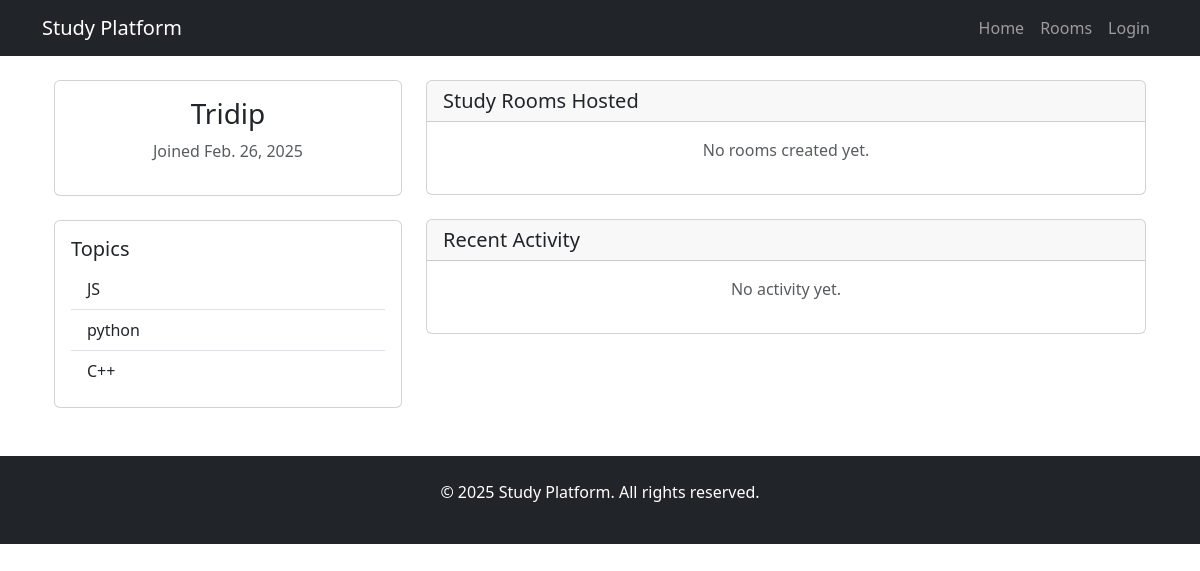
/profile/Tridip/, run on an earlier commit of the app's database.
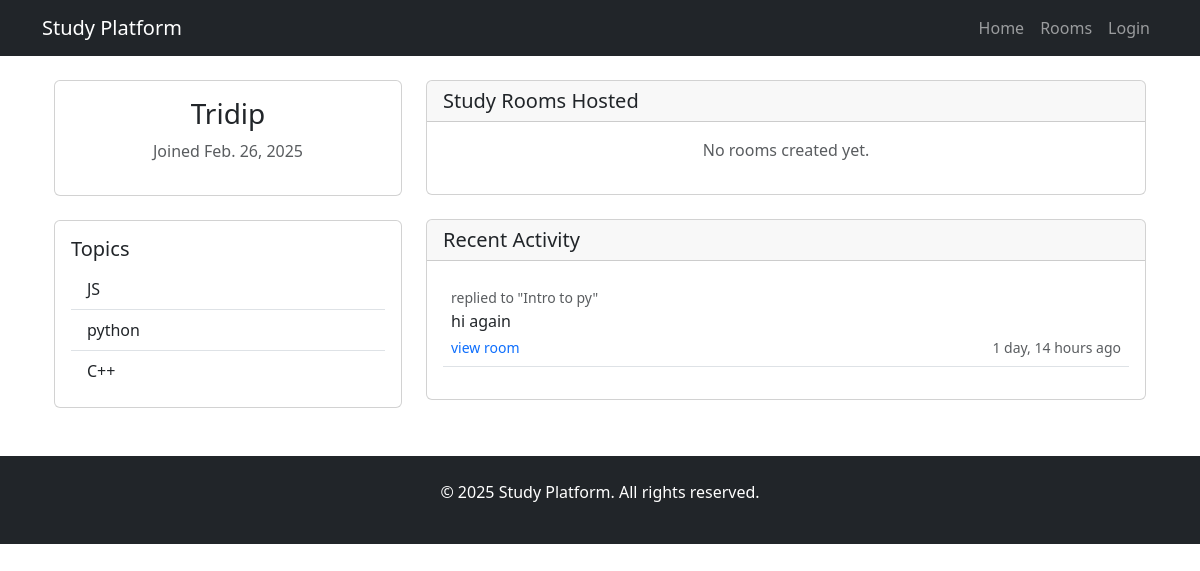
And on a later commit of the database.
### base/models.py (models this page shows, shortened)
class Topic(models.Model):
    name=models.CharField(max_length=200)

class Message(models.Model):
    user = models.ForeignKey(User, on_delete=models.CASCADE)
    room= models.ForeignKey(Room, on_delete=models.CASCADE)
    body=models.TextField()
    updated = models.DateTimeField(auto_now=True)
    created = models.DateTimeField (auto_now_add=True)

class Room(models.Model):
    topic=models.ForeignKey(Topic, on_delete=models.SET_NULL, null=True)
    host=models.ForeignKey(User, on_delete=models.SET_NULL, null=True)
    name = models.CharField(max_length=200)
    description = models.TextField(null=True, blank=True)
    participants=models.ManyToManyField(User, related_name='participants')
    updated = models.DateTimeField(auto_now=True)
    created = models.DateTimeField (auto_now_add=True)
    class Meta:
        ordering = ['-created']  # Show newest rooms first

### base/views.py (the view)
# urls.py: path('profile/<str:username>/', userProfile, name='user-profile'),
def userProfile(request, username):
    user = get_object_or_404(User, username=username)
    rooms = Room.objects.filter(host=user)
    room_messages = Message.objects.filter(user=user)
    topics = Topic.objects.all()
    context = {
        'user': user,
        'rooms': rooms,
        'room_messages': room_messages,
        'topics': topics
    }
    return render(request, 'profile.html', context)

### base/templates/profile.html (shortened to what this page needs)
{% extends 'main.html' %}
{% block content %}
<div class="container mt-4">
    <div class="row">
        <div class="col-md-4">
            <div class="card">
                <div class="card-body">
                    <div class="text-center mb-3">
                        <h3>{{ user.username }}</h3>
                        <p class="text-muted">Joined {{ user.date_joined|date }}</p>
                    </div>
                </div>
            </div>
            <div class="card mt-4">
                <div class="card-body">
                    <h5 class="card-title">Topics</h5>
                    <div class="list-group list-group-flush">
                        {% for topic in topics %}
                        <a href="{% url 'home' %}?topic={{topic.name}}" class="list-group-item list-group-item-action">
                            {{ topic.name }}
                        </a>
                        {% endfor %}
                    </div>
                </div>
            </div>
        </div>
        <div class="col-md-8">
            <div class="card mb-4">
                <div class="card-header">
                    <h5 class="card-title mb-0">Study Rooms Hosted</h5>
                </div>
                <div class="card-body">
                    {% for room in rooms %}
                    <div class="room-item mb-3 p-3 border-bottom">
                        <div class="d-flex justify-content-between align-items-center">
                            <h5><a href="{% url 'room_detail' room.id %}" class="text-decoration-none">{{ room.name }}</a></h5>
                            <small class="text-muted">{{ room.created|timesince }} ago</small>
                        </div>
                        <p class="mb-1">{{ room.description|truncatechars:150 }}</p>
                        <div class="d-flex justify-content-between align-items-center">
                            <small class="text-muted">Topic: {{ room.topic.name }}</small>
                            <small>{{ room.participants.count }} participant{{ room.participants.count|pluralize }}</small>
                        </div>
                    </div>
                    {% empty %}
                    <p class="text-center text-muted">No rooms created yet.</p>
                    {% endfor %}
                </div>
            </div>
            <div class="card">
                <div class="card-header">
                    <h5 class="card-title mb-0">Recent Activity</h5>
                </div>
                <div class="card-body">
                    {% for message in room_messages %}
                    <div class="activity-item mb-3 p-2 border-bottom">
                        <small class="text-muted">replied to "{{ message.room.name }}"</small>
                        <p class="mb-1">{{ message.body }}</p>
                        <div class="d-flex justify-content-between">
                            <small>
                                <a href="{% url 'room_detail' message.room.id %}" class="text-decoration-none">
                                    view room
                                </a>
                            </small>
                            <small class="text-muted">{{ message.created|timesince }} ago</small>
                        </div>
                    </div>
                    {% empty %}
                    <p class="text-center text-muted">No activity yet.</p>
                    {% endfor %}
                </div>
            </div>
        </div>
    </div>
</div>
{% endblock %}

What changed in the data, as far as the page shows it:
added Message: room.name "Intro to py", body "hi again", created "1 day, 14 hours"
Also different on the page:
text no longer shown: "No activity yet."
